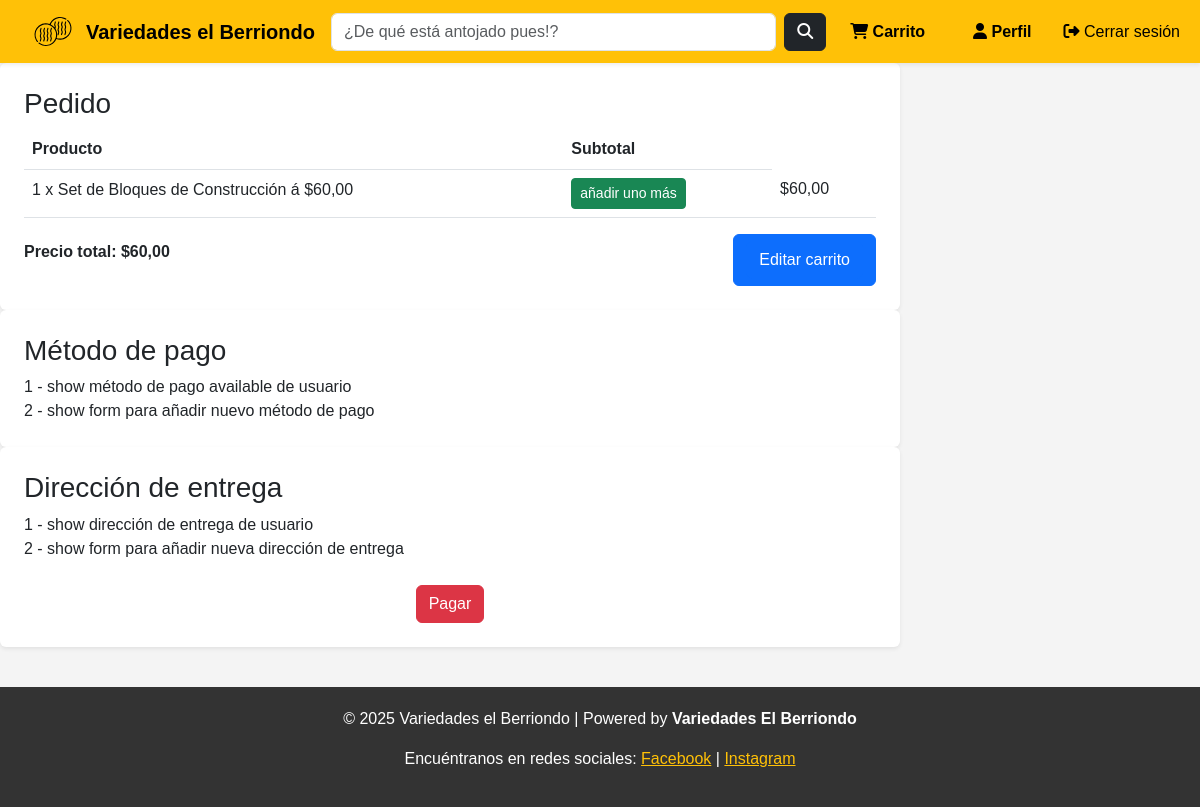
Before: /checkout/ (signed in) with the older database file.
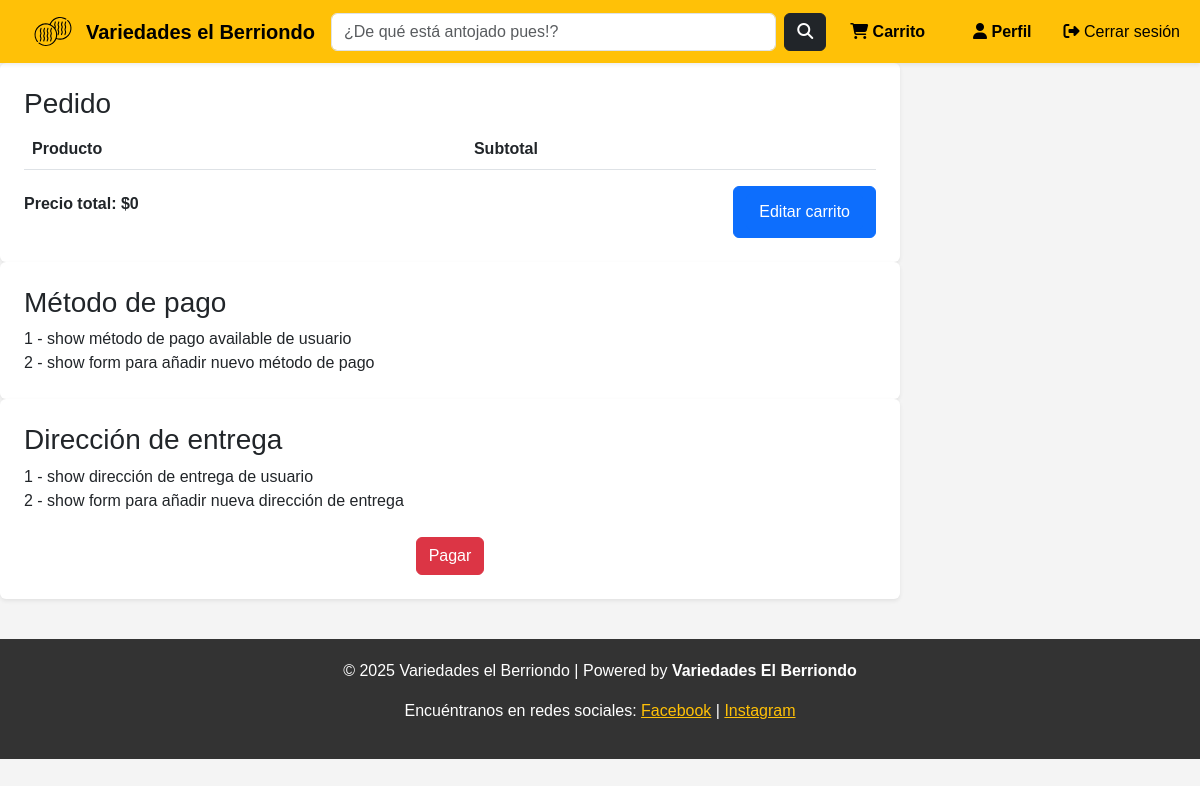
After: the same page with the newer database file.
### general/models.py (models this page shows, shortened)
class Carrito(models.Model):
    usuario = models.ForeignKey(User, on_delete=models.CASCADE)
    producto = models.ForeignKey(Producto, on_delete=models.CASCADE)
    cantidad = models.PositiveIntegerField(default=1)
    @property
    def subtotal(self):
        return self.producto.precio * self.cantidad

class Producto(models.Model):
    nombre = models.CharField(max_length=200)
    descripcion = models.TextField(blank=True, null=True)
    precio = models.DecimalField(max_digits=10, decimal_places=2)
    stock = models.PositiveIntegerField(default=0)
    categoria = models.ForeignKey(Categoria, on_delete=models.CASCADE, related_name="productos")
    imagen = models.ImageField(upload_to="productos/", blank=True, null=True)
    fecha_creacion = models.DateTimeField(default=now)

### general/views.py (the view)
# urls.py: path('checkout/', checkout, name='checkout'),
def checkout(request):
    total_price = sum(item.subtotal for item in request.user.carrito_set.all())
    form = PaymentForm()
    if request.method == 'POST':
        form = PaymentForm(request.POST)
        if form.is_valid():
            return redirect('index')
    else:
        form = PaymentForm()
    context = {
        'total_price': total_price,
        'form': form
    }
    return render(request, 'checkout.html', context)

### general/forms.py
class PaymentForm(forms.ModelForm):
    card_number = forms.CharField(widget=forms.NumberInput(attrs={'class': 'form-control'}), label="Número de tarjeta", required=True)
    expiration_date = forms.DateField(widget=forms.DateInput(attrs={'class': 'form-control'}), label="Fecha de expiración", required=True)
    cvv = forms.CharField(widget=forms.NumberInput(attrs={'class': 'form-control'}), label="CVV", required=True)
    class Meta:
        model = UserProfile
        fields = ["card_number", "expiration_date", "cvv"]

### variedadesElBerriendo/templates/checkout.html (shortened to what this page needs)
{% extends 'base.html' %}
{% load static %}
{% block content %}
<div class="col-md-9">
    <div class="main-content tab-content">
        <div class="tab-pane fade show active">
            <section class="profile-section bg-white p-4 rounded shadow-sm">
                <h3>Pedido</h3>
                <table class="table checkout-table">
                    <thead>
                        <tr>
                            <th>Producto</th>
                            <th>Subtotal</th>
                        </tr>
                    <tbody>
                        {% for item in request.user.carrito_set.all %}
                            <tr>
                                <td>{{item.cantidad}} x {{ item.producto.nombre }} á ${{ item.producto.precio }}</td>
                                <td>
                                    <form method="POST" action="{% url 'añadir_otro' item.id %}">
                                        <button type="submit" class="btn btn-success btn-sm">añadir uno más</button>
                                    </form>
                                <td>${{ item.subtotal}}</td>
                            </tr>
                        {% endfor %}
                    </tbody>
                </table>
                <div class="d-flex justify-content-between align-items-center">
                    <p><b>Precio total: ${{ total_price }}</b></p>
                    <div class="btn btn-primary">
                        <a href="{% url 'carrito' %}" class="btn btn-primary">Editar carrito</a>
                    </div>
                </div>
            </section>
            <section class="profile-section bg-white p-4 rounded shadow-sm">
                <h3>Método de pago</h3>
                <div> 1 - show método de pago available de usuario</div>
                <div> 2 - show form para añadir nuevo método de pago</div>
            </section>
            <section class="profile-section bg-white p-4 rounded shadow-sm">
                <h3>Dirección de entrega</h3>
                <div> 1 - show dirección de entrega de usuario</div>
                <div> 2 - show form para añadir nueva dirección de entrega</div>
                <div class="d-flex justify-content-center mt-4">
                    <a href="{% url 'index' %}" class="btn btn-danger">Pagar</a>
                </div>
            </section>
    </div>
</div>
{% endblock %}

Changed rows visible on the page:
removed Carrito: cantidad "1", producto.nombre "Set de Bloques de Construcción", producto.precio "60,00", subtotal "60,00"
Other visible differences:
{{ total_price }}: "60,00" → "0"
